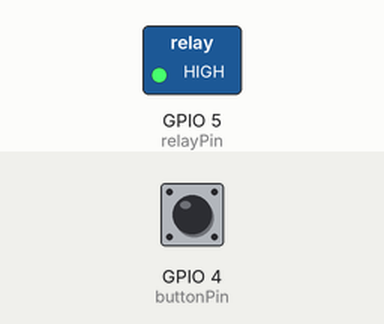
This sketch was run on a simulated ESP32. Shown: switched loads named in the sketch (green lamp = pin HIGH). The inputs (shaded band) are chosen by the test bench; at power-on: GPIO 4 (buttonPin) HIGH. WiFi joins after 1.5 s; servers stay silent unless stated; what the sketch prints to the serial monitor is not drawn.

Above: at 2.7 s.
2.8 s: GPIO 4 (buttonPin) pulled LOW for 0.15 s
4.4 s: GPIO 4 (buttonPin) pulsed LOW 5 times (0.12 s each, 0.3 s apart)
At 5.4 s:
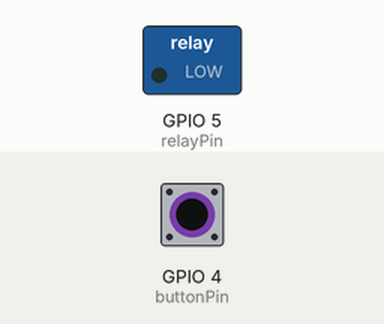
Timing chart, 0 to 7.4 s (numbered marks = the images above; inputs shaded):
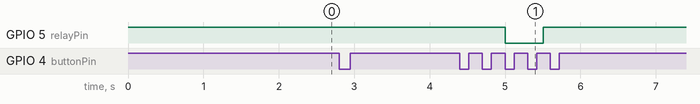

Measured:
- after the input at 2.8 s, every drawn part: stays the same
- after the input at 4.4 s, GPIO 5 (relayPin): HIGH → LOW after 0.61 s, → HIGH 0.50 s later

The sketch:

smart-gate-bell.ino
```cpp
#include <WiFi.h>
#include <WiFiClientSecure.h>
#include <UniversalTelegramBot.h>
#include <ArduinoJson.h>

// ==========================================
// --- NETWORK & TELEGRAM SETTINGS ---
// ==========================================
const char* ssid = "YOUR_WIFI_NAME";
const char* password = "YOUR_WIFI_PASSWORD";

// Paste your Bot Token and Chat ID here
#define BOT_TOKEN "YOUR_BOT_TOKEN_HERE"
#define CHAT_ID "YOUR_CHAT_ID_HERE"

WiFiClientSecure secured_client;
UniversalTelegramBot bot(BOT_TOKEN, secured_client);

// ==========================================
// --- HARDWARE & TIMING SETTINGS ---
// ==========================================
const int buttonPin = 4;
const int relayPin = 5;
const int ringDuration = 500;
const int cooldownDuration = 5000;

int lastButtonState = HIGH;
unsigned long lastRingTime = 0;

void setup() {
  Serial.begin(115200);

  pinMode(buttonPin, INPUT_PULLUP);
  pinMode(relayPin, OUTPUT);
  digitalWrite(relayPin, HIGH); // Relay OFF

  // --- Connect to Wi-Fi ---
  Serial.print("Connecting to Wi-Fi...");
  WiFi.begin(ssid, password);

  while (WiFi.status() != WL_CONNECTED) {
    delay(500);
    Serial.print(".");
  }
  Serial.println("\nWi-Fi Connected Successfully!");

  // Required for the ESP32 to securely connect to Telegram
  secured_client.setCACert(TELEGRAM_CERTIFICATE_ROOT);
}

void loop() {
  int currentButtonState = digitalRead(buttonPin);

  // If button was just pressed
  if (currentButtonState == LOW && lastButtonState == HIGH) {

    // If cooldown has passed
    if (millis() - lastRingTime >= cooldownDuration) {
      Serial.println("Gate Bell Triggered!");

      // 1. Ring the bell locally
      digitalWrite(relayPin, LOW);
      delay(ringDuration);
      digitalWrite(relayPin, HIGH);

      // 2. Send the Telegram notification
      Serial.println("Sending Telegram message...");
      bot.sendMessage(CHAT_ID, "Ding Dong! Someone is at the gate.", "");

      // 3. Reset the cooldown timer
      lastRingTime = millis();
    } else {
      Serial.println("Button pressed, but cooling down...");
    }
  }

  lastButtonState = currentButtonState;
  delay(50);
}
```
